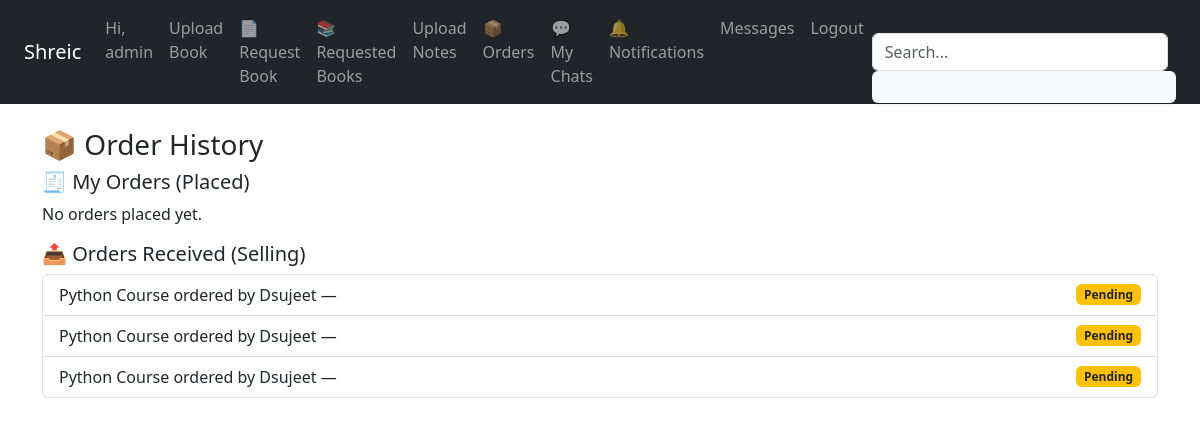
The page /orders/ (signed in) on the database its author committed.
### core/models.py (models this page shows, shortened)
class MyUser(AbstractUser):
    full_name = models.CharField(max_length=200)
    gender = models.ForeignKey(Gender, on_delete=models.SET_NULL, null=True, blank=True)
    college = models.ForeignKey(College, on_delete=models.SET_NULL, null=True, blank=True)
    city = models.ForeignKey(City, on_delete=models.SET_NULL, null=True, blank=True)
    state = models.ForeignKey(State, on_delete=models.SET_NULL, null=True, blank=True)
    country = models.ForeignKey(Country, on_delete=models.SET_NULL, null=True, blank=True)

class Order(models.Model):
    buyer = models.ForeignKey(MyUser, related_name='orders_placed', on_delete=models.CASCADE)
    seller = models.ForeignKey(MyUser, related_name='orders_received', on_delete=models.CASCADE)
    book = models.ForeignKey(BookDet, on_delete=models.CASCADE)
    timestamp = models.DateTimeField(auto_now_add=True)
    status = models.CharField(max_length=50, default="Pending")

class BookDet(models.Model):
    seller = models.ForeignKey(MyUser, on_delete=models.CASCADE)
    title = models.CharField(max_length=200)
    author = models.CharField(max_length=100)
    publication = models.CharField(max_length=100)
    year = models.IntegerField()
    mrp = models.DecimalField(max_digits=7, decimal_places=2)
    description = models.TextField()
    image = models.ImageField(upload_to='book_covers/')
    category = models.ForeignKey(Category, on_delete=models.SET_NULL, null=True)
    subcategory1 = models.ForeignKey(SubCategory1, on_delete=models.SET_NULL, null=True)
    subcategory2 = models.ForeignKey(SubCategory2, on_delete=models.SET_NULL, null=True)

### core/views.py (the view)
# urls.py: path('orders/', views.order_history, name='order_history'),
@login_required
def order_history(request):
    my_orders = Order.objects.filter(buyer=request.user).order_by('-timestamp')
    received_orders = Order.objects.filter(seller=request.user).order_by('-timestamp')
    return render(request, 'core/order_history.html', {
        'my_orders': my_orders,
        'received_orders': received_orders
    })

### core/views.py (called while the page is built)
def base_context(request):
    if request.user.is_authenticated:
        unread_count = ChatW.objects.filter(
            room__in=ChatRoom.objects.filter(
                models.Q(user1=request.user) | models.Q(user2=request.user)
            ),
            is_read=False
        ).exclude(sender=request.user).count()
        return {'unread_count': unread_count}
    return {}

### core/templates/core/order_history.html
{% extends 'core/base.html' %}
{% block content %}
<h3>📦 Order History</h3>
<h5>🧾 My Orders (Placed)</h5>
{% if my_orders %}
  <ul class="list-group mb-4">
    {% for order in my_orders %}
      <li class="list-group-item d-flex justify-content-between align-items-center">
        {{ order.book.title }} from {{ order.seller.username }} —
        <span class="badge bg-info text-dark">{{ order.status }}</span>
      </li>
    {% endfor %}
  </ul>
{% else %}
  <p>No orders placed yet.</p>
{% endif %}
<h5>📤 Orders Received (Selling)</h5>
{% if received_orders %}
  <ul class="list-group">
    {% for order in received_orders %}
      <li class="list-group-item d-flex justify-content-between align-items-center">
        {{ order.book.title }} ordered by {{ order.buyer.username }} —
        <span class="badge bg-warning text-dark">{{ order.status }}</span>
      </li>
    {% endfor %}
  </ul>
{% else %}
  <p>No orders received yet.</p>
{% endif %}
{% endblock %}

### core/templates/core/base.html (shortened to what this page needs)
<!DOCTYPE html>
<html>
<head>
    <link rel="stylesheet" href="https://cdn.jsdelivr.net/npm/bootstrap@5.3.3/dist/css/bootstrap.min.css">
</head>
<body>
    <nav class="navbar navbar-expand-lg navbar-dark bg-dark px-4">
        <a class="navbar-brand" href="/">Shreic</a>
        <div class="collapse navbar-collapse">
            <ul class="navbar-nav ms-auto">
                {% if user.is_authenticated %}
                    <li class="nav-item"><a class="nav-link" href="#">Hi, {{ user.username }}</a></li>
                    <li class="nav-item"><a class="nav-link" href="{% url 'upload_book' %}">Upload Book</a></li>
                    <li class="nav-item"><a class="nav-link" href="{% url 'request_book' %}">📄 Request Book</a></li>
                    <li class="nav-item"><a class="nav-link" href="{% url 'list_book_requests' %}">📚 Requested Books</a></li>
                    <li class="nav-item"><a class="nav-link" href="{% url 'upload_notes' %}">Upload Notes</a></li>
                    <li class="nav-item">
                      <a class="nav-link" href="{% url 'order_history' %}">📦 Orders</a>
                    </li>
                    <li class="nav-item"><a class="nav-link" href="{% url 'chat_inbox' %}">💬 My Chats</a></li>
                    <li class="nav-item">
                      <a class="nav-link" href="#">
                        🔔 Notifications
                      </a>
                    </li>
                    <li class="nav-item"><a class="nav-link" href="{% url 'user_list' %}">Messages</a></li>
                    <li class="nav-item"><a class="nav-link" href="{% url 'logout' %}">Logout</a></li>
                {% else %}
                    <li class="nav-item"><a class="nav-link" href="{% url 'signup' %}">Sign Up</a></li>
                    <li class="nav-item"><a class="nav-link" href="{% url 'login' %}">Login</a></li>
                {% endif %}
            </ul>
            <form class="d-flex position-relative w-100" role="search" onsubmit="return false;">
              <input class="form-control me-2" type="search" id="searchInput" placeholder="Search..." aria-label="Search">
              <div id="searchResults" class="bg-light p-3 rounded shadow-sm w-100"
                style="position: absolute; top: 100%; left: 0; z-index: 1000;"></div>
            </form>
        </div>
    </nav>
    <div class="container mt-4">
        {% block content %}
        {% endblock %}
    </div>
</body>
</html>

### rows shown on the page
MyUser: username "admin"
Order: book "Python Course", buyer.username "Dsujeet", status "Pending"
Order: book "Python Course", buyer.username "Dsujeet", status "Pending"
Order: book "Python Course", buyer.username "Dsujeet", status "Pending"
